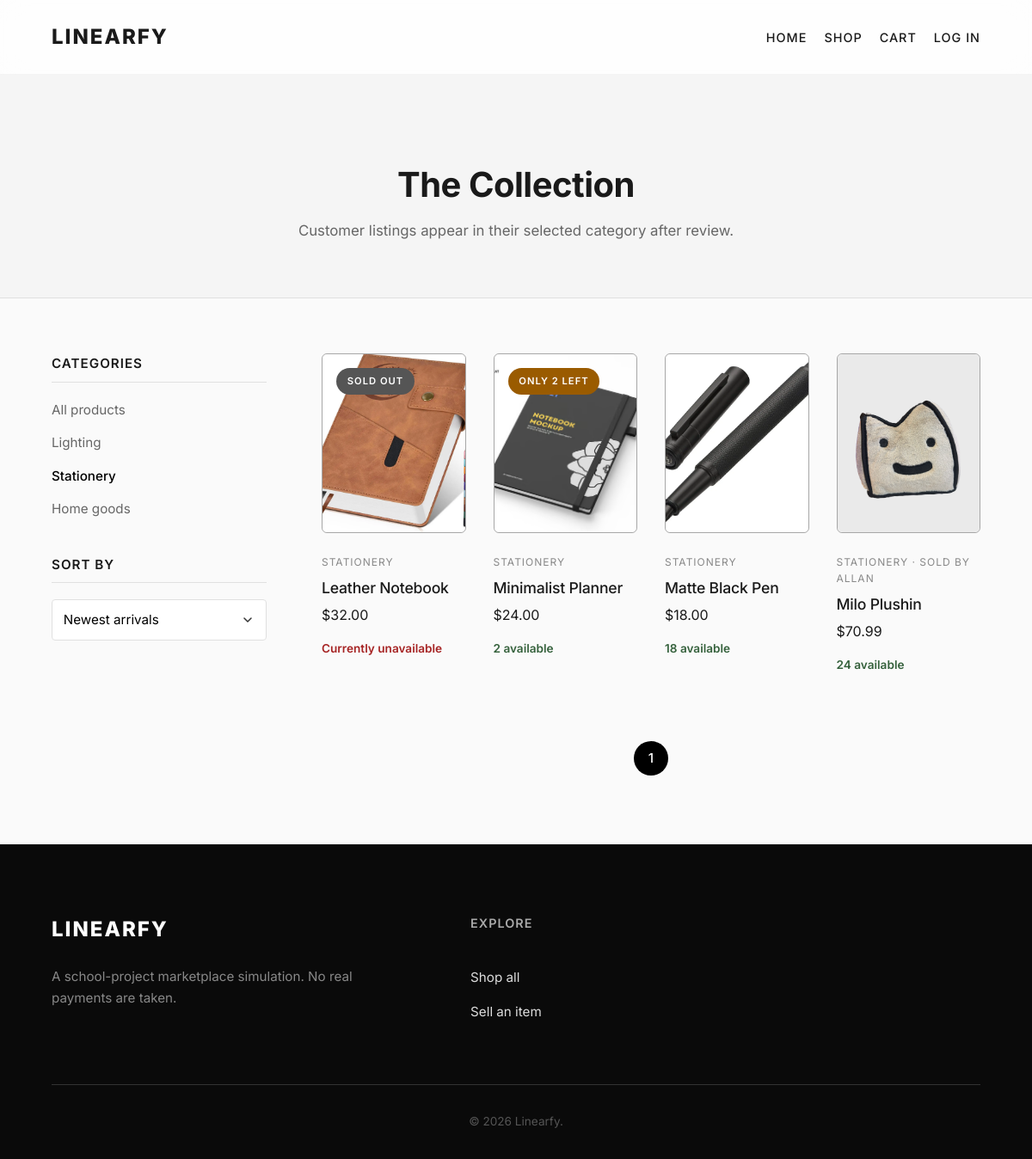
The page /shop?category=stationery&sort=newest on the database its author committed.
### app.py (models this page shows)
class Product(db.Model):
    id = db.Column(db.Integer, primary_key=True)
    name = db.Column(db.String(100), nullable=False)
    price = db.Column(db.Float, nullable=False)
    category = db.Column(db.String(50), nullable=False)
    image = db.Column(db.String(200), nullable=False)
    description = db.Column(db.Text, nullable=False)
    is_new = db.Column(db.Boolean, default=False)
    is_sale = db.Column(db.Boolean, default=False)
    stock_count = db.Column(db.Integer, nullable=False, default=10)
    seller_id = db.Column(db.Integer, db.ForeignKey("user.id"), nullable=True)
    status = db.Column(db.String(20), nullable=False, default="approved")
    created_at = db.Column(db.DateTime, default=datetime.utcnow, nullable=False)
    updated_at = db.Column(
        db.DateTime,
        default=datetime.utcnow,
        onupdate=datetime.utcnow,
        nullable=False,
    )
    seller = db.relationship(
        "User",
        backref=db.backref("listings", lazy=True),
    )

class User(db.Model):
    id = db.Column(db.Integer, primary_key=True)
    first_name = db.Column(db.String(50), nullable=False)
    last_name = db.Column(db.String(50), nullable=False)
    dob = db.Column(db.Date, nullable=False)
    email = db.Column(db.String(120), unique=True, nullable=False)
    password = db.Column(db.String(200), nullable=False)
    is_admin = db.Column(db.Boolean, default=False, nullable=False)
    created_at = db.Column(db.DateTime, default=datetime.utcnow, nullable=False)

### app.py (the view)
@app.route("/shop")
def shop():
    category = request.args.get("category", "all")
    sort = request.args.get("sort", "newest")
    page = request.args.get("page", 1, type=int)
    valid_categories = {"all"} | ALLOWED_CATEGORIES
    if category not in valid_categories:
        category = "all"
    query = Product.query.filter_by(status="approved")
    if category != "all":
        query = query.filter_by(category=category)
    if sort == "price-low":
        query = query.order_by(Product.price.asc())
    elif sort == "price-high":
        query = query.order_by(Product.price.desc())
    else:
        sort = "newest"
        query = query.order_by(Product.id.desc())
    pagination = query.paginate(page=page, per_page=4, error_out=False)
    return render_template(
        "shop.html",
        products=pagination.items,
        pagination=pagination,
        current_category=category,
        current_sort=sort,
    )

### app.py (called while the page is built)
def current_user():
    user_id = session.get("user_id")
    return db.session.get(User, user_id) if user_id else None

def product_image_url(product):
    folder = "images/uploads" if product.seller_id else "images/products"
    return url_for("static", filename=f"{folder}/{product.image}")

@app.context_processor
def shared_template_data():
    cart = session.get("cart", {})
    user = current_user()
    saved_product_ids = set()
    if user:
        saved_product_ids = {
            item.product_id
            for item in WishlistItem.query.filter_by(user_id=user.id).all()
        }
    return {
        "cart_count": sum(cart.values()),
        "current_user": user,
        "saved_product_ids": saved_product_ids,
        "product_image_url": product_image_url,
    }

### templates/shop.html (shortened to what this page needs)
{% extends "base.html" %}
{% block content %}
<div class="page-header"><div class="header-content"><h1>The Collection</h1><p>Customer listings appear in their selected category after review.</p></div></div>
<div class="shop-layout"><aside class="shop-sidebar"><div class="filter-group"><h3>Categories</h3><ul class="filter-list">{% for value, label in [('all', 'All products'), ('lighting', 'Lighting'), ('stationery', 'Stationery'), ('home', 'Home goods')] %}<li><a class="{% if current_category == value %}active{% endif %}" href="{{ url_for('shop', category=value, sort=current_sort) }}">{{ label }}</a></li>{% endfor %}</ul></div><div class="filter-group"><h3>Sort by</h3><form method="get"><input name="category" type="hidden" value="{{ current_category }}"><select name="sort" class="custom-select" onchange="this.form.submit()"><option value="newest" {% if current_sort == 'newest' %}selected{% endif %}>Newest arrivals</option><option value="price-low" {% if current_sort == 'price-low' %}selected{% endif %}>Price: low to high</option><option value="price-high" {% if current_sort == 'price-high' %}selected{% endif %}>Price: high to low</option></select></form></div></aside>
<main class="shop-main"><div class="product-grid shop-grid">{% for product in products %}<article class="product-card"><div class="image-wrapper"><img src="{{ product_image_url(product) }}" alt="{{ product.name }}" class="product-image">{% if product.stock_count == 0 %}<span class="badge badge-sold-out">Sold out</span>{% elif product.stock_count < 5 %}<span class="badge badge-low-stock">Only {{ product.stock_count }} left</span>{% endif %}<div class="quick-action"></div></div><div class="product-info"><p class="stock-status">{{ product.category|title }}{% if product.seller %} · Sold by {{ product.seller.first_name }}{% endif %}</p><h3>{{ product.name }}</h3><p class="price">${{ '%.2f'|format(product.price) }}</p><p class="availability {% if product.stock_count == 0 %}unavailable{% endif %}">{% if product.stock_count == 0 %}Currently unavailable{% else %}{{ product.stock_count }} available{% endif %}</p></div></article>{% else %}<div class="empty-state-box"><p>No products match this category yet.</p></div>{% endfor %}</div>
<div class="pagination">{% for page_number in pagination.iter_pages() %}{% if page_number %}<a class="page-number {% if page_number == pagination.page %}active{% endif %}" href="{{ url_for('shop', page=page_number, category=current_category, sort=current_sort) }}">{{ page_number }}</a>{% endif %}{% endfor %}</div></main></div>
{% endblock %}

### static/css/style.css (style rules this page uses)
* { margin: 0; padding: 0; box-sizing: border-box; font-family: 'Inter', 'Segoe UI', Tahoma, Geneva, Verdana, sans-serif; }
html, body { -ms-overflow-style: none; scrollbar-width: none; }
:root { --primary-color: #000000; --bg-color: #fafafa; --text-color: #1a1a1a; --border-color: #e0e0e0; --input-bg: #ffffff; }
body { background-color: var(--bg-color); color: var(--text-color); line-height: 1.6; opacity: 0; transition: opacity 0.6s ease; }
body.page-loaded { opacity: 1; }
.custom-select { appearance: none; background-color: var(--input-bg); padding-right: 2.5rem; width: 100%; padding: 0.8rem; border: 1px solid var(--border-color); border-radius: 4px; font-size: 0.95rem; outline: none; cursor: pointer; font-family: inherit; }
.product-grid { display: grid; grid-template-columns: repeat(5, 1fr); gap: 1.5rem; }
.product-card { background: transparent; border: none; text-align: left; }
.image-wrapper { position: relative; overflow: hidden; border-radius: 6px; margin-bottom: 1.5rem; border: 1px solid rgb(167, 167, 167); }
.product-image { aspect-ratio: 4 / 5; background-color: #eaeaea; width: 100%; border-radius: 6px; object-fit: cover; display: block; transition: transform 0.6s cubic-bezier(0.25, 0.46, 0.45, 0.94); }
.badge { position: absolute; top: 1rem; left: 1rem; background-color: var(--primary-color); color: #ffffff; font-size: 0.7rem; padding: 0.4rem 0.8rem; border-radius: 20px; letter-spacing: 1px; text-transform: uppercase; font-weight: 600; }
.product-info { padding: 0; }
.stock-status { font-size: 0.75rem; color: #888888; text-transform: uppercase; letter-spacing: 1px; margin-bottom: 0.4rem; }
.product-info h3 { font-size: 1.1rem; font-weight: 500; margin-bottom: 0.3rem; letter-spacing: -0.2px; }
.price { font-size: 1rem; color: var(--text-color); margin-bottom: 1rem; font-weight: 400; }
.quick-action { position: absolute; bottom: 0; left: 0; width: 100%; padding: 1rem; background: linear-gradient(to top, rgba(0,0,0,0.1), transparent); transform: translateY(100%); transition: transform 0.3s cubic-bezier(0.16, 1, 0.3, 1); }
.page-header { background-color: #f5f5f5; padding: 6rem 5% 4rem; text-align: center; border-bottom: 1px solid var(--border-color); }
.page-header h1 { font-size: 2.5rem; font-weight: 700; margin-bottom: 0.5rem; letter-spacing: -0.5px; }
.page-header p { color: #666666; font-size: 1.05rem; }
.shop-layout { display: flex; max-width: 1300px; margin: 4rem auto; padding: 0 5%; gap: 4rem; align-items: flex-start; }
.shop-sidebar { width: 250px; flex-shrink: 0; position: sticky; top: 6rem; }
.shop-main { flex-grow: 1; }
.filter-group { margin-bottom: 2.5rem; }
.filter-group h3 { font-size: 0.95rem; font-weight: 600; text-transform: uppercase; letter-spacing: 1px; margin-bottom: 1.2rem; padding-bottom: 0.5rem; border-bottom: 1px solid var(--border-color); }
.filter-list { list-style: none; }
.filter-list li { margin-bottom: 0.8rem; }
.filter-list a { text-decoration: none; color: #666666; font-size: 0.95rem; transition: color 0.2s ease; }
.filter-list a:hover, .filter-list a.active { color: var(--primary-color); font-weight: 500; }
.shop-grid { grid-template-columns: repeat(4, 1fr); gap: 2rem; }
.pagination { display: flex; justify-content: center; align-items: center; gap: 1rem; margin-top: 4rem; }
.page-number, .page-arrow { text-decoration: none; color: var(--text-color); font-size: 0.95rem; font-weight: 500; width: 40px; height: 40px; display: flex; justify-content: center; align-items: center; border-radius: 50%; transition: all 0.3s ease; }
.page-number.active { background-color: var(--primary-color); color: #ffffff; }
.availability { margin: .35rem 0 .8rem; color: #35613c; font-size: .85rem; font-weight: 600; }
.availability.unavailable { color: #a62424; }
.badge-low-stock { background: #9a5b00; max-width: calc(100% - 2rem); }
.badge-sold-out { background: #555; }
.product-card { transition: transform 0.25s ease; }

### rows shown on the page
Product: image (picture), stock_count "SOLD OUT", category "STATIONERY", name "Leather Notebook", price "32.00"
Product: image (picture), stock_count "2", category "STATIONERY", name "Minimalist Planner", price "24.00"
Product: image (picture), category "STATIONERY", name "Matte Black Pen", price "18.00", stock_count "18"
Product: image (picture), category "STATIONERY", seller.first_name "ALLAN", name "Milo Plushin", price "70.99", stock_count "24"

### other values the page prints
{{ label }} "All products" "Lighting" "Stationery" "Home goods"
{{ page_number }} "1"
